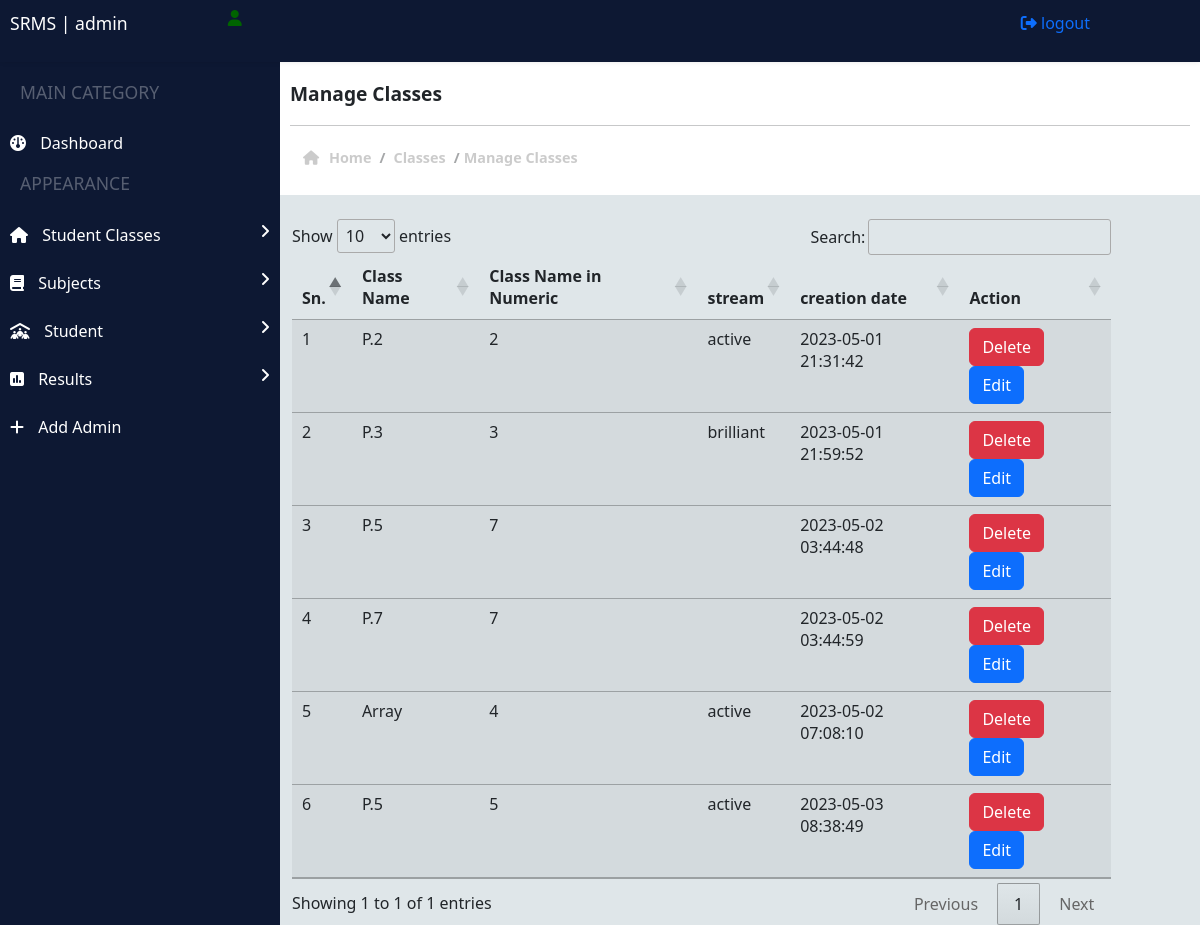
Screenshot of /admin/manage_class.php (signed in) with the database file from the repository.
### tables this page shows
CREATE TABLE `tbl_classes` (
  `id` int(11) NOT NULL,
  `className` varchar(100) NOT NULL,
  `classNameNumeric` int(100) NOT NULL,
  `stream` varchar(255) NOT NULL,
  `creationDate` timestamp NOT NULL DEFAULT current_timestamp() ON UPDATE current_timestamp()
);

### admin/manage_class.php (the view, shortened to what this page needs)
<link href="https://cdn.jsdelivr.net/npm/bootstrap@5.2.3/dist/css/bootstrap.min.css" rel="stylesheet" >
<link rel="stylesheet" href="//cdn.datatables.net/1.13.4/css/jquery.dataTables.min.css">
<link rel="stylesheet" href="https://cdn.datatables.net/1.13.4/css/jquery.dataTables.min.css">
<?php
    include_once('partials/header.php');
    include_once('partials/left_bar.php');
 ?>
<h4 class="classDeleted" id="classDeleted">
<div class="rightbar">
    <div class="top">
        <span>manage classes</span>
        <hr>
        <div class="row breadcrumb-div">
            <div class="col-md-6">
                <ul class="breadcrumb">
                    <li><a href="index.php"><i class="fa fa-home"></i> <span style="padding: 0 3px;"></span> Home</a></li>
                    <span> / </span>
                    <li><a href="#">Classes</a></li>
                    <span> / </span>
                    <li class="active">Manage Classes</li>
                </ul>
            </div>
        </div>
    </div>
   <div class="container mt-4">
    <div class="row">
        <div class="col-lg-11">
            <table id="example" class="table table-hover table-striped" style="width:100%;">
                <thead>
                    <tr>
                        <th>Sn.</th>
                        <th>Class Name</th>
                        <th>Class Name in Numeric</th>
                        <th>stream</th>
                        <th>creation date</th>
                        <th>Action</th>
                    </tr>
                </thead>
                <?php
                    $sql = 'select * from tbl_classes order by creationDate';
                    $res = mysqli_query($conn, $sql);
                    if($res == true){
                        $count = mysqli_num_rows($res);
                        if($count> 0){
                            $sn = 1;
                            while($row = mysqli_fetch_assoc($res)){
                               $id = $row['id'];
                               $className = $row['className'];
                               $classNameNumeric = $row['classNameNumeric'];
                               $stream = $row['stream'];
                               $date = $row['creationDate'];
                               ?>
                                <tbody>
                                    <tr>
                                        <td><?php echo $sn++; ?></td>
                                        <td><?php  echo $className ?></td>
                                        <td><?php echo $classNameNumeric ?></td>
                                        <td><?php echo $stream ?></td>
                                        <td><?php echo $date ?></td>
                                        <td>
                                            <a href="<?php echo SITEURL; ?>delete_class.php?id=<?php echo $id; ?>" class="btn btn-danger btn-small">Delete</a>
                                            <a href="<?php echo SITEURL; ?>edit_class.php?id=<?php echo $id; ?>" class="btn btn-primary btn-small">Edit</a>
                                        </td>
                                    </tr>
                                </tbody>
                            <?php
                            }
                        }
                    }
                ?>
            </table>
        </div>
    </div>
   </div>
</div>

### admin/css/style.css (style rules this page uses)
* { padding: 0; margin: 0; box-sizing: border-box; }
body { padding-top: 40px; overflow-x: hidden; background-color: #dfe6e9; }
.rightbar { width: calc(100% - 280px); height: 100vh; background-color: #dfe6e9; position: absolute; left: 280px; top: 30px; }
.rightbar .top { background-color: #fff !important; padding: 50px 10px 6px; text-transform: capitalize; font-size: 1.2rem; font-weight: 900; }
.breadcrumb { display: flex; list-style: none; font-size: .9rem; padding: 5px ; opacity: .4; }
.breadcrumb li, .breadcrumb li a { color: grey; padding: 0 4px; text-decoration: none; }

### admin/manage_class.php (style rules this page uses)
.classDeleted { position: absolute; top: 20%; left: 40%; color: green !important; font-size: 1.3rem; z-index: 1000; text-transform: capitalize; transform: translateY(-1000%); transition: 1s; }
.classDeleted.active { transform: translateY(-100%); }

### rows the page displays
tbl_classes: className "P.2", classNameNumeric "2", stream "active", creationDate "2023-05-01 21:31:42"
tbl_classes: className "P.3", classNameNumeric "3", stream "brilliant", creationDate "2023-05-01 21:59:52"
tbl_classes: className "P.5", classNameNumeric "7", creationDate "2023-05-02 03:44:48"
tbl_classes: className "P.7", classNameNumeric "7", creationDate "2023-05-02 03:44:59"
tbl_classes: className "Array", classNameNumeric "4", stream "active", creationDate "2023-05-02 07:08:10"
tbl_classes: className "P.5", classNameNumeric "5", stream "active", creationDate "2023-05-03 08:38:49"
